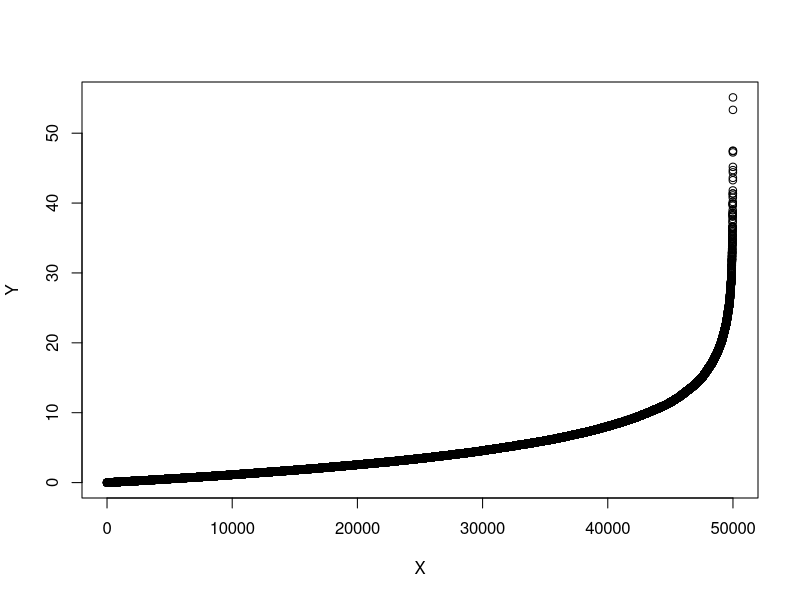
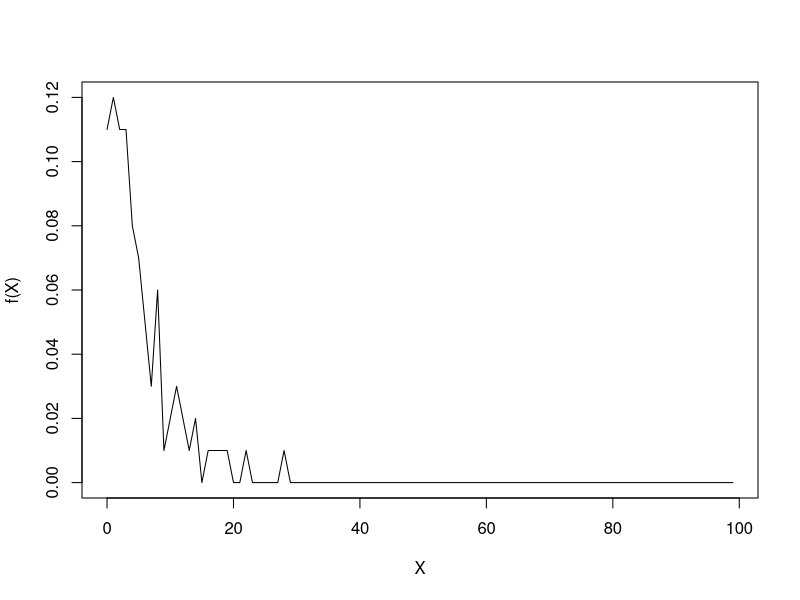
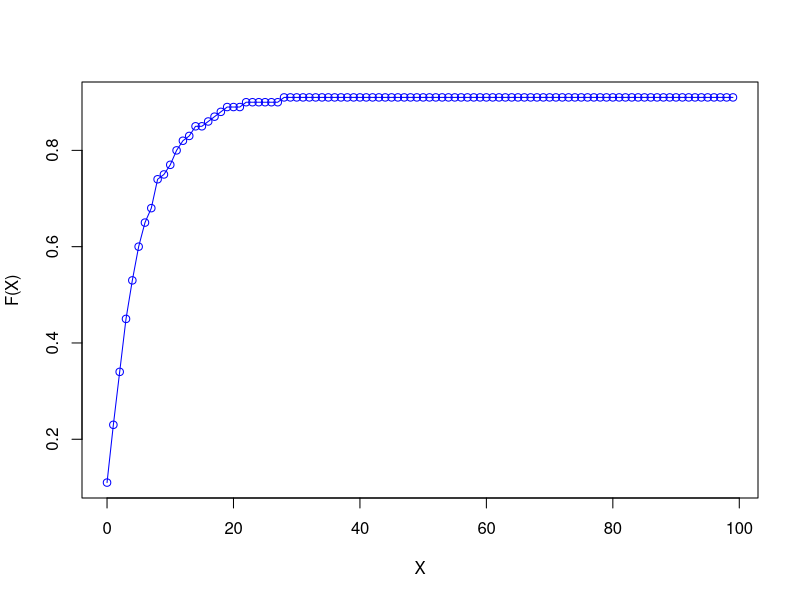
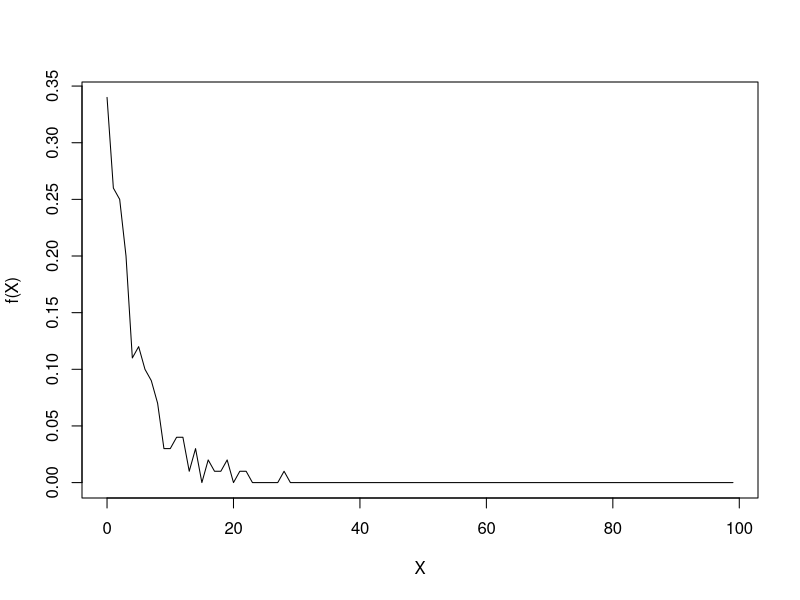
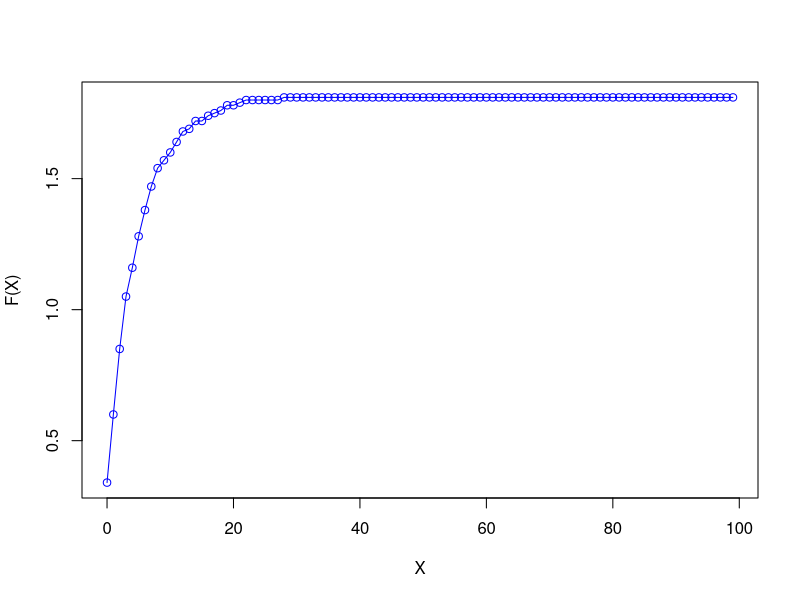
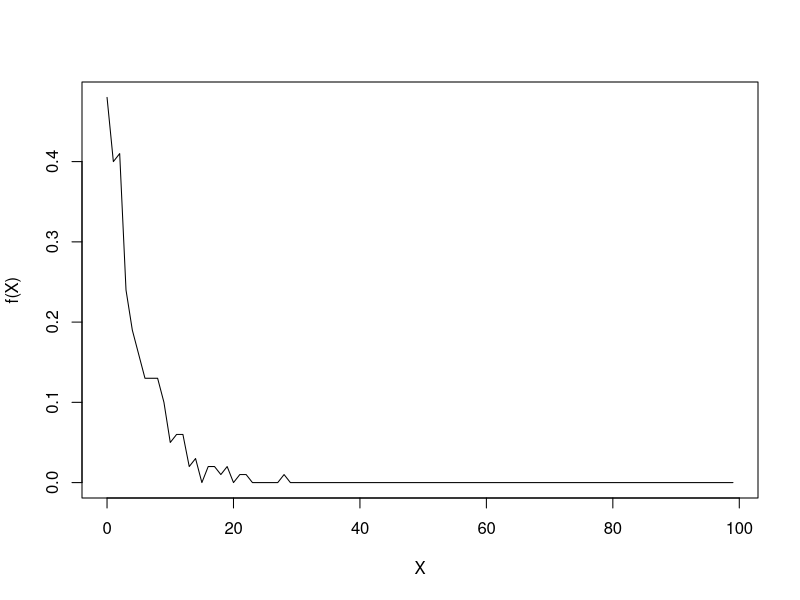
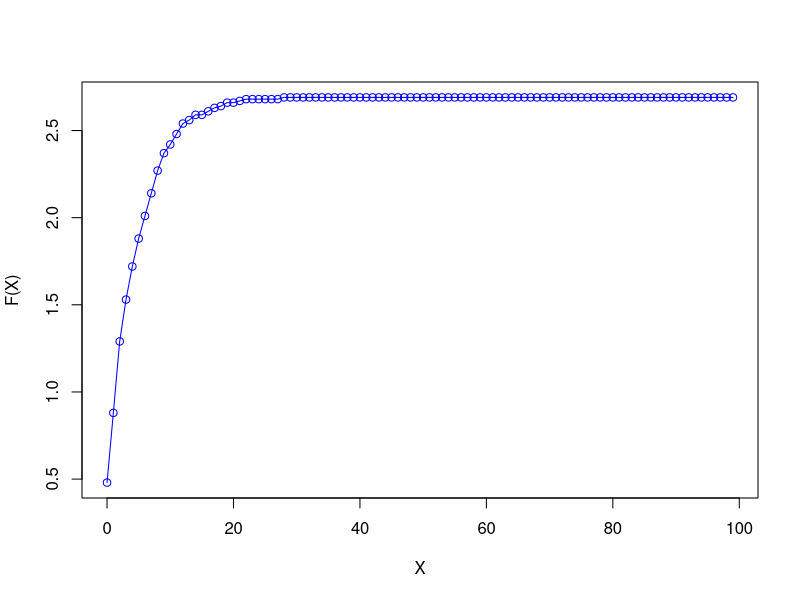
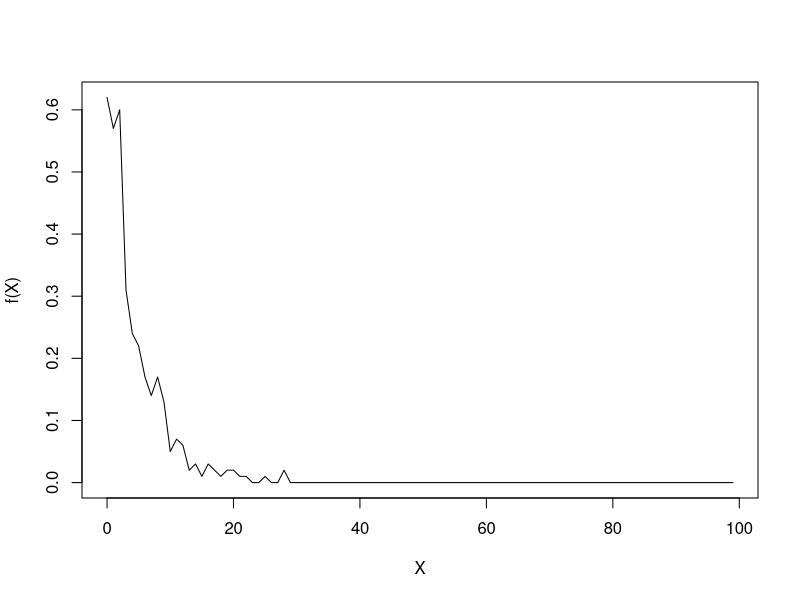

These charts were generated, in order, by the following R code:
 	lambda <- 0.2
 	num_samples<- 50000
 	data <- rexp(num_samples, lambda)
 	x <- data.frame(X = seq(1, num_samples , 1), Y = sort(data))

plot(x)

y <- split(data,sample(1:500))

pdata <- rep(0, 100);
mean <- rep(0,100);
sd <- rep(0,100);

for(j in 1:5){
	vec <- unlist(y[j], use.names = TRUE)
	for(i in 1:100){
    	val=round(vec[i], 0);
    	pdata[val] = pdata[val] + 1/ 100; 
	}
	xcols <- c(0:99)
	str(pdata)
	str(xcols)
	plot(xcols, pdata, "l", xlab="X", ylab="f(X)")
	cdata <- rep(0, 100)

	cdata[1] <- pdata[1]

	for(i in 2:100){
    	cdata[i] = cdata[i-1] + pdata[i]
	}

	plot(xcols, cdata, "o", col="blue", xlab="X", ylab="F(X)");
}

for(i in 1:500){
	vec <- unlist(y[i], use.names = TRUE)
	mean[i] <- mean(vec);
	sd[i] <- sd(vec);
}

for(i in 1:5){
	print(mean[i])
	print(sd[i])
}

tab <- table(round(mean))

str(tab)
plot(tab, "h", xlab="Value", ylab="Frequency")

pdata <- rep(0, 100);

for(i in 1:500){
    val=round(mean[i], 0);
    pdata[val] = pdata[val] + 1/ 500; 
}

xcols <- c(0:99)

str(pdata)
str(xcols)

plot(xcols, pdata, "l", xlab="X", ylab="f(X)")

cdata <- rep(0, 100)

cdata[1] <- pdata[1]

for(i in 2:100){
    cdata[i] = cdata[i-1] + pdata[i]
}

plot(xcols, cdata, "o", col="blue", xlab="X", ylab="F(X)");
mean_original=mean(data);
sd_original=sd(data);
mean_means=mean(mean);
sd_means=mean(sd);
print(mean_original)
print(sd_original)
print(mean_means)
print(sd_means)




